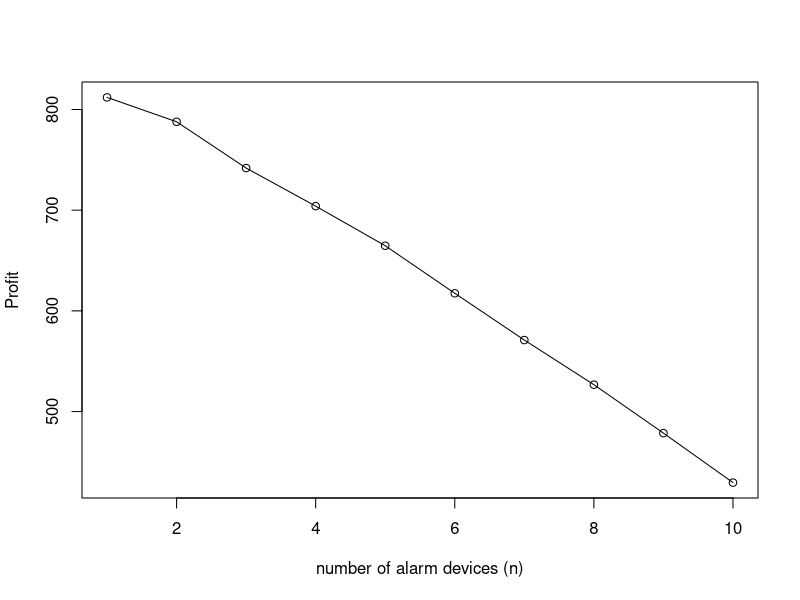

Source code (R):
f = function(n, x) {
  p_snx = dbinom(x, n, .9) * .2 + dbinom(x, n, .4) * .8
  p_nx = dbinom(x, n, .9) * .2 / p_snx

  a = (-50 * n + 700) * p_nx + (-50 * n + 800) * (1-p_nx)
  b = (-50 * n + 0) * p_nx + (-50 * n + 1000) * (1-p_nx)
  cat('n: ', n, ', x: ', x, ', a: ', a, ', b: ', b, ', p_snx: ', p_snx, '\n', sep='')
  max(a, b) * p_snx
}


N = 10
m = rep(NA, N)
for (n in 1:N) {
  m[n] = sum(sapply(0:n, function(x) f(n, x)))
}

plot(m, type='o', ylab='Profit', xlab='number of alarm devices (n)')
